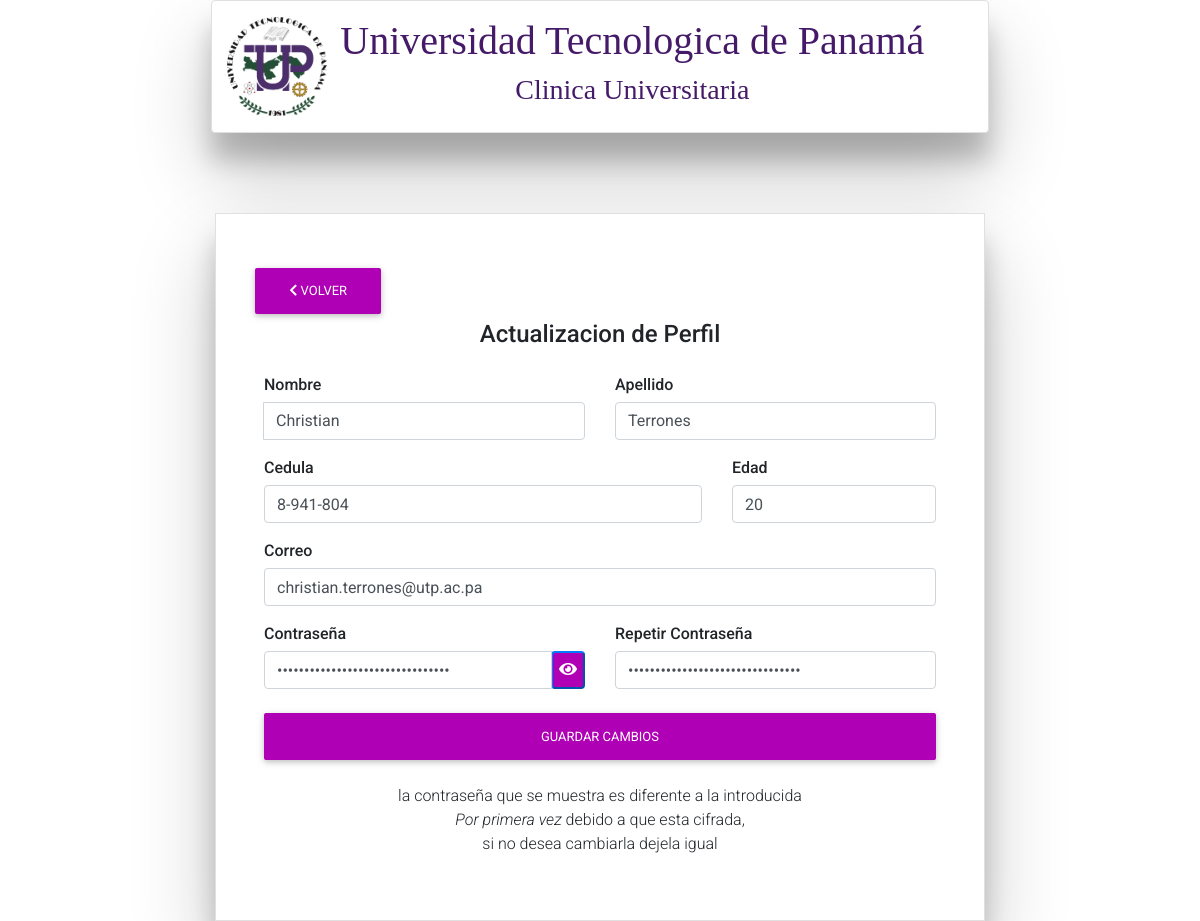
The page /Pages/auth/actualizar.php (signed in) on the database its author committed.
### tables this page shows
CREATE TABLE IF NOT EXISTS `usuarios` (
  `Id` int(11) NOT NULL AUTO_INCREMENT,
  `Nombre` varchar(50) NOT NULL,
  `Apellido` varchar(50) NOT NULL,
  `Cedula` varchar(15) NOT NULL,
  `Edad` int(2) NOT NULL,
  `Correo` varchar(100) NOT NULL,
  `Pass` varchar(50) NOT NULL,
  `Rol` varchar(50) NOT NULL,
  PRIMARY KEY (`Id`),
  UNIQUE KEY `Correo` (`Correo`),
  UNIQUE KEY `Cedula` (`Cedula`)
);

### Pages/auth/actualizar.php (the view, shortened to what this page needs)
<?php
include('../../Procesos/database/conexion_DB.php');
$n = $_SESSION['nombre'];
$nombre = explode(" ", $n);
$sql = "SELECT * from usuarios where Nombre='$nombre[0]'";
$result = mysqli_query($conn, $sql);
$info = mysqli_fetch_row($result);
?>
<!DOCTYPE html>
<html lang="en">
<head>
    <link rel="stylesheet" href="https://use.fontawesome.com/releases/v5.11.2/css/all.css">
    <link rel="stylesheet" href="../../lib/css/bootstrap.min.css">
    <link rel="stylesheet" href="../../lib/css/mdb.min.css">
    <link rel="stylesheet" href="../../lib/css/style.css">
    <link rel="stylesheet" href="../../Style/css/index.css">
</head>
<header>
    <div class="col text-center d-flex justify-content-center">
        <div class="row border rounded border-light title bg-white z-depth-5"">
            <div class="col-sm-1 mt-3 mr-3 mb-3">
                <img src="../../Style/Image/utp.png" alt="" width="100px">
            </div>
            <div class="col mt-3 mr-3 mb-3">
                <h1>Universidad Tecnologica de Panamá</h1>
                <h3>Clinica Universitaria</h3>
            </div>
        </div>
    </div>
</header>
<body>
    <div class="col d-flex justify-content-center ">
        <div id="div-content" class="col regist" style="max-width: 50rem;">
<form action="../../Procesos/auth/actualizar_P.php" class="text-center border border-light p-5 bg-white z-depth-5"" method="post" onsubmit="VerificarClave()">
            <div class="row"> <a class="btn " onclick="history.back()"><i class="fas fa-chevron-left prefix"></i> VOLVER</a></div>
            <p class="h4 mb-4">Actualizacion de Perfil</p>
            <div class="row">
                <div class="col">
                    <div class="text-left">
                        <label class="h6" for="nombre">Nombre</label>
                    </div>
                    <div class="input-group">
                        <input id="nombre" name="nombre" value="<?php echo $info[1] ?>" type="text" class="form-control" placeholder="Nombre" required>
                    </div>
                </div>
                <div class="col">
                    <div class="text-left">
                        <label class="h6" for="apellido">Apellido</label>
                    </div>
                    <div class="input-group mb-3">
                        <input id="apellido" name="apellido" type="text" value="<?php echo $info[2] ?>" class="form-control" placeholder="Apellido" required>
                    </div>
                </div>
            </div>
            <div class="row">
                <div class="col">
                    <div class="text-left">
                        <label class="h6" for="cedula">Cedula</label>
                    </div>
                    <div class="input-group mb-3">
                        <input id="cedula" name="cedula" type="text" value="<?php echo $info[3] ?>" class="form-control" placeholder="X-XXX-XXXX" required>
                    </div>
                </div>
                <div class="col-sm-4">
                    <div class="text-left">
                        <label class="h6" for="edad">Edad</label>
                    </div>
                    <div class="input-group mb-3">
                        <input id="edad" name="edad" type="number" min="0" value="<?php echo $info[4] ?>" class="form-control" placeholder="0" required>
                    </div>
                </div>
            </div>
            <div class="row">
                <div class="col">
                    <div class="text-left">
                        <label class="h6" for="correo">Correo</label>
                    </div>
                    <div class="input-group mb-3 ">
                        <input id="correo" name="correo" value="<?php echo $info[5] ?>" type="email" class="form-control" placeholder="example@utp.ac.pa" required>
                    </div>
                </div>
            </div>
            <div class="row">
                <div class="col">
                    <div class="text-left">
                        <label class="h6" for="contrasena">Contraseña</label>
                    </div>
                    <div class="input-group">
                        <input id="contrasena" name="contrasena" value="<?php echo $info[6] ?>" type="password" class="form-control" placeholder="***********" required>
                        <div class="input-group-append">
                            <button class="btn-primary rounded showpass" id="pass" type="button"><i id="eyeopen" class="fas fa-eye prefix"></i><i id="eyeclose" class="fas fa-eye-slash prefix" hidden></i></button>
                        </div>
                    </div>
                </div>
                <div class="col">
                    <div class="text-left">
                        <label class="h6" for="contrasena2">Repetir Contraseña</label>
                    </div>
                    <input id="contrasena2" type="password" class="form-control" value="<?php echo $info[6] ?>" placeholder="***********" required>
                </div>
            </div>
            <button id="btnreg" class="btn my-4 btn-block" type="submit">Guardar Cambios</button>
            <p>la contraseña que se muestra es diferente a la introducida <br>
                <em>Por primera vez</em> debido a que esta cifrada, <br> si no desea cambiarla dejela igual
            </p>
        </form>
        </div>
    </div>
</body>
</html>

### Style/css/index.css (style rules this page uses)
.showpass { background-color: #b000b6 !important; }
.title { color: rgb(69, 27, 105); font-family: 'Times New Roman', Times, serif; }
.regist { margin-top: 5rem !important; }
.btn { background-color: #b000b6 !important; color: white; }

### rows shown on the page
usuarios: nombre "Christian", apellido "Terrones", cedula "8-941-804", edad "20", correo "christian.terrones@utp.ac.pa"
